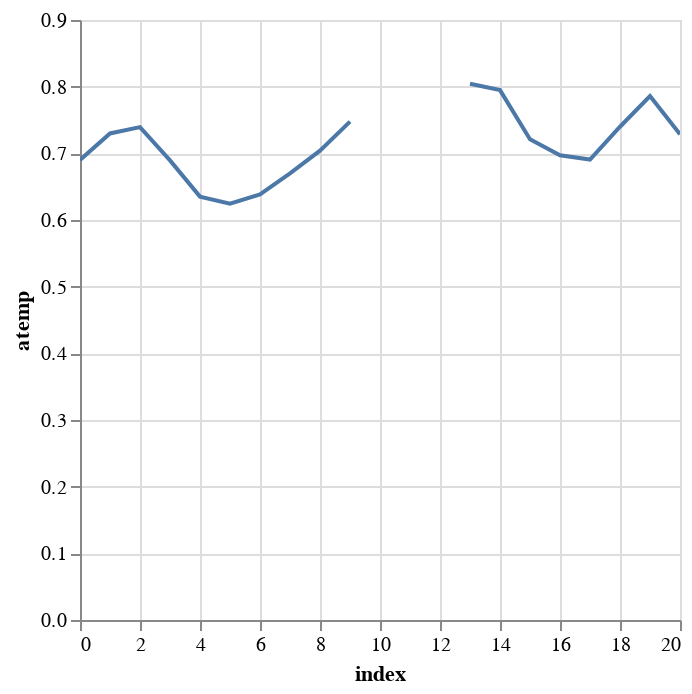

Source (notebook cell):
### Code cell
# 欠損値の確認
df3["atemp"][190:211].plot.line()

### Figure 1 — Vega-Lite specification as saved in the notebook (floating-point values rounded to 4 significant figures)
{"config": {"view": {"continuousWidth": 300, "continuousHeight": 300}}, "data": {"name": "data-c17459906af640315a79918a51175354"}, "mark": {"type": "line", "tooltip": true}, "encoding": {"x": {"field": "index", "type": "quantitative"}, "y": {"field": "atemp", "type": "quantitative"}}, "params": [{"name": "param_1e9efca18e7a2868", "select": {"type": "interval", "encodings": ["x", "y"]}, "bind": "scales"}], "$schema": "https://vega.github.io/schema/vega-lite/v6.1.0.json", "datasets": {"data-c17459906af640315a79918a51175354": [{"index": 0, "atemp": 0.69}, {"index": 1, "atemp": 0.7298}, {"index": 2, "atemp": 0.7393}, {"index": 3, "atemp": 0.6894}, {"index": 4, "atemp": 0.6351}, {"index": 5, "atemp": 0.6244}, {"index": 6, "atemp": 0.6383}, {"index": 7, "atemp": 0.6698}, {"index": 8, "atemp": 0.7039}, {"index": 9, "atemp": 0.7475}, {"index": 10, "atemp": null}, {"index": 11, "atemp": 0.8264}, {"index": 12, "atemp": null}, {"index": 13, "atemp": 0.8043}, {"index": 14, "atemp": 0.7948}, {"index": 15, "atemp": 0.721}, {"index": 16, "atemp": 0.697}, {"index": 17, "atemp": 0.6907}, {"index": 18, "atemp": 0.7399}, {"index": 19, "atemp": 0.786}, {"index": 20, "atemp": 0.7285}]}}
